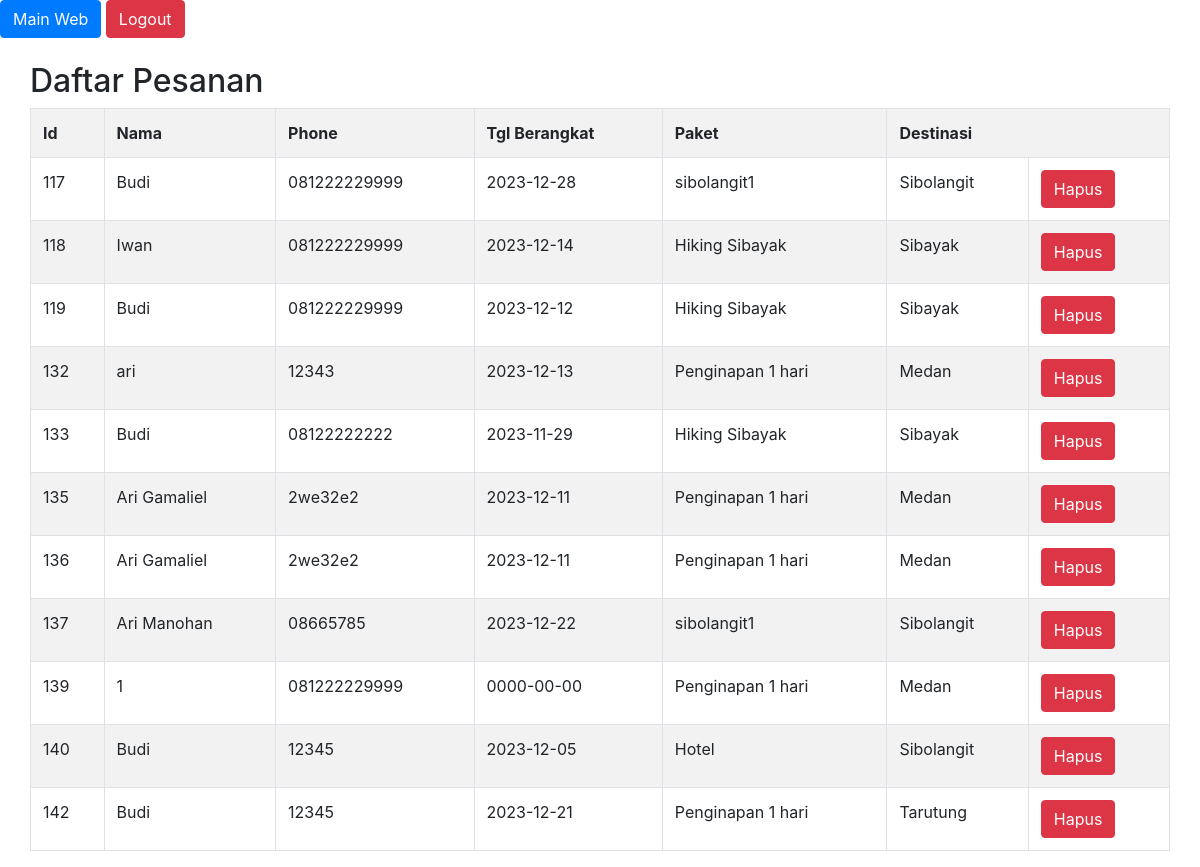
Screenshot of /tubes_Kelompok6C/manage/pesanan.php (signed in) with the database file from the repository.
### tables this page shows
CREATE TABLE `pesanan` (
  `id` int(11) NOT NULL AUTO_INCREMENT,
  `username` varchar(20) NOT NULL,
  `nama` varchar(100) NOT NULL,
  `phone` varchar(20) NOT NULL,
  `tglpergi` date NOT NULL,
  `paket` varchar(50) NOT NULL,
  `destinasi` varchar(30) NOT NULL,
  `total_harga` varchar(20) NOT NULL,
  `status` varchar(20) NOT NULL DEFAULT 'belum dikonfirmasi',
  PRIMARY KEY (`id`)
);

### tubes_Kelompok6C/manage/pesanan.php (the view, shortened to what this page needs)
<!DOCTYPE html>
<html lang="en">
<head>
    <link rel="stylesheet" href="../css/bootstrap.css">
    <?php
    require "../login/koneksi.php";
    ?>
</head>
<body>
    <div class="header mb-4">
        <div class="float-end">
        <a href="../../contoh/index.php"><button class="btn btn-primary">Main Web</button></a>
        <a href="../logout.php"><button class="btn btn-danger">Logout</button></a>
        </div>
    </div>
    <div class="mx-auto" style="width: 95%">
    <h2 class=>Daftar Pesanan</h2>
        <?php
        $query = "SELECT * FROM pesanan";
        $hasil=mysqli_query($koneksi,$query);
        echo "<table class='table table-bordered table-striped'>";
        echo "<tr><th>Id</th><th>Nama</th><th>Phone</th><th>Tgl Berangkat</th><th>Paket</th><th colspan='2'>Destinasi</th></tr>";
        foreach($hasil as $data){
            echo"<tr>";
            echo"<td>$data[id]</td>";
            echo"<td>$data[nama]</td>";
            echo"<td>$data[phone]</td>";
            echo"<td>$data[tglpergi]</td>";
            echo"<td>$data[paket]</td>";
            echo"<td>$data[destinasi]</td>";
            echo"<td>";
            echo"<form method='POST' onsubmit=\"return confirm('Apakah anda yakin ingin menghapus?')\">";
            echo"<button type='submit' name='btnhapus' class='btn btn-danger'>Hapus</button>";
            echo"</form>";
            echo"</td>";
        }
        echo"</table>";
        ?>
    </div>
</body>
</html>

### rows the page displays
pesanan: id "117", nama "Budi", phone "081222229999", tglpergi "2023-12-28", paket "sibolangit1", destinasi "Sibolangit"
pesanan: id "118", nama "Iwan", phone "081222229999", tglpergi "2023-12-14", paket "Hiking Sibayak", destinasi "Sibayak"
pesanan: id "119", nama "Budi", phone "081222229999", tglpergi "2023-12-12", paket "Hiking Sibayak", destinasi "Sibayak"
pesanan: id "132", nama "ari", phone "12343", tglpergi "2023-12-13", paket "Penginapan 1 hari", destinasi "Medan"
pesanan: id "133", nama "Budi", phone "08122222222", tglpergi "2023-11-29", paket "Hiking Sibayak", destinasi "Sibayak"
pesanan: id "135", nama "Ari Gamaliel", phone "2we32e2", tglpergi "2023-12-11", paket "Penginapan 1 hari", destinasi "Medan"
pesanan: id "136", nama "Ari Gamaliel", phone "2we32e2", tglpergi "2023-12-11", paket "Penginapan 1 hari", destinasi "Medan"
pesanan: id "137", nama "Ari Manohan", phone "08665785", tglpergi "2023-12-22", paket "sibolangit1", destinasi "Sibolangit"
pesanan: id "139", nama "1", phone "081222229999", tglpergi "0000-00-00", paket "Penginapan 1 hari", destinasi "Medan"
pesanan: id "140", nama "Budi", phone "12345", tglpergi "2023-12-05", paket "Hotel", destinasi "Sibolangit"
pesanan: id "142", nama "Budi", phone "12345", tglpergi "2023-12-21", paket "Penginapan 1 hari", destinasi "Tarutung"
